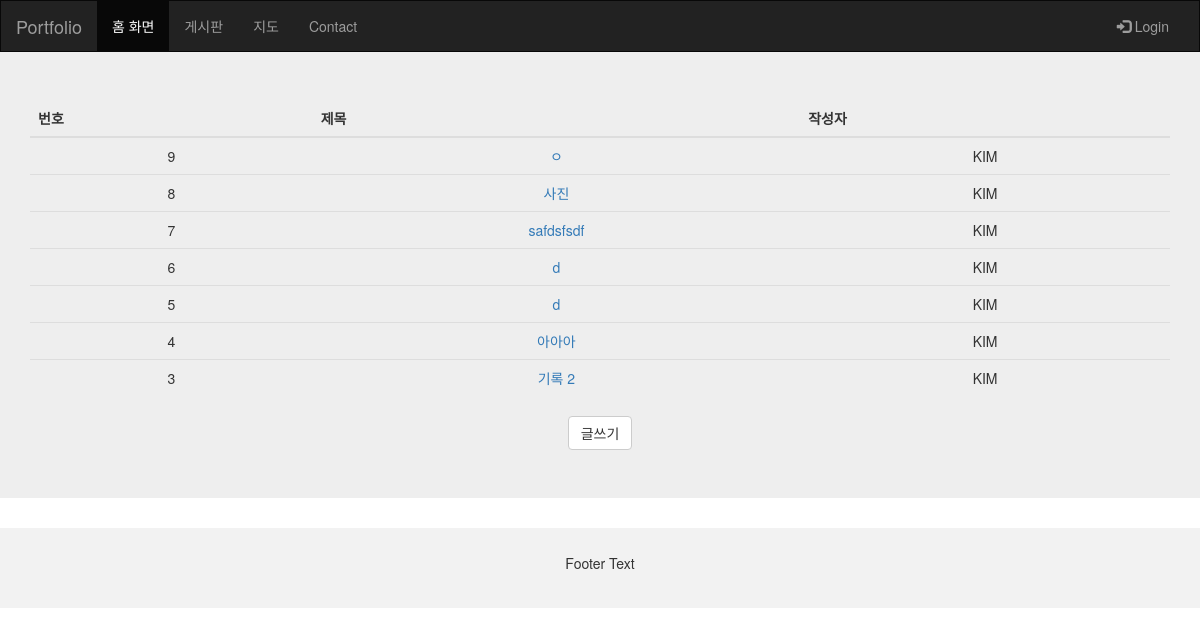
Screenshot of /article/list/ with the database file from the repository.
### article/models.py (models this page shows)
class Article(models.Model):
    title = models.CharField(max_length=100)
    content = models.CharField(max_length=1000)
    user = models.ForeignKey(User, on_delete=models.CASCADE)
    file_name = models.CharField(max_length=500, null = True)

class User(models.Model):
    email = models.CharField(max_length=50)
    pwd = models.CharField(max_length=100)
    name = models.CharField(max_length=10)

### board/views.py (the view)
# urls.py: path('article/list/', views.list),
def list(request):
    article_list = Article.objects.order_by('-id')
    context = {
        'article_list' : article_list
    }
    return render(request, 'list.html', context)

### templates/list.html (shortened to what this page needs)
{% extends 'base.html' %}
{% block content %}
<div class="jumbotron">
    <div class="container text-center">
        <table class="table table-hover">
            <thead>
                <tr>
                    <th>번호</th>
                    <th>제목</th>
                    <th>작성자</th>
                </tr>
            </thead>
            <tbody>
                {% for article in article_list %}
                <tr>
                    <td>{{ article.id }} </td>
                    <td>
                        <a href='/article/detail/{{article.id}}/'>
                            {{ article.title }}
                    </td>
                    <td>{{ article.user.name }}</td>
                </tr>
                {% endfor %}
            </tbody>
        </table>
        <a href='/article/write/' class="btn btn-default">
            글쓰기
        </a>
    </div>
</div>
{% endblock %}

### templates/base.html (shortened to what this page needs)
<!DOCTYPE html>
<html lang="en">
<head>
    <link rel="stylesheet" href="https://maxcdn.bootstrapcdn.com/bootstrap/3.4.1/css/bootstrap.min.css">
</head>
<body>
    <nav class="navbar navbar-inverse">
        <div class="container-fluid">
            <div class="navbar-header">
                <a class="navbar-brand" href="/index/">Portfolio</a>
            </div>
            <div class="collapse navbar-collapse" id="myNavbar">
                <ul class="nav navbar-nav">
                    <li class="active"><a href="/index/">홈 화면</a></li>
                    <li><a href="/article/list/">게시판</a></li>
                    <li><a href="/map/">지도</a></li>
                    <li><a href="/contact/">Contact</a></li>
                </ul>
                <ul class="nav navbar-nav navbar-right">
                    {% if request.session.email %}
                    <li>
                        <a href="/signout/">
                            <span class="glyphicon glyphicon-log-out"></span> Logout
                            {{ request.session.email }} 님 반갑습니다.
                        </a>
                    </li>
                    {% else %}
                    <li>
                        <a href="/signin/">
                            <span class="glyphicon glyphicon-log-in"></span> Login
                        </a>
                    </li>
                    {% endif %}
                </ul>
            </div>
        </div>
    </nav>
    {% block content%}
    {% endblock %}
    <footer class="container-fluid text-center">
        <p>Footer Text</p>
    </footer>
</body>
</html>

### templates/base.html (style rules this page uses)
.navbar { margin-bottom: 0; border-radius: 0; }
footer { background-color: #f2f2f2; padding: 25px; }

### rows the page displays
Article: id "9", title "ㅇ", user.name "KIM"
Article: id "8", title "사진", user.name "KIM"
Article: id "7", title "safdsfsdf", user.name "KIM"
Article: id "6", title "d", user.name "KIM"
Article: id "5", title "d", user.name "KIM"
Article: id "4", title "아아아", user.name "KIM"
Article: id "3", title "기록 2", user.name "KIM"
